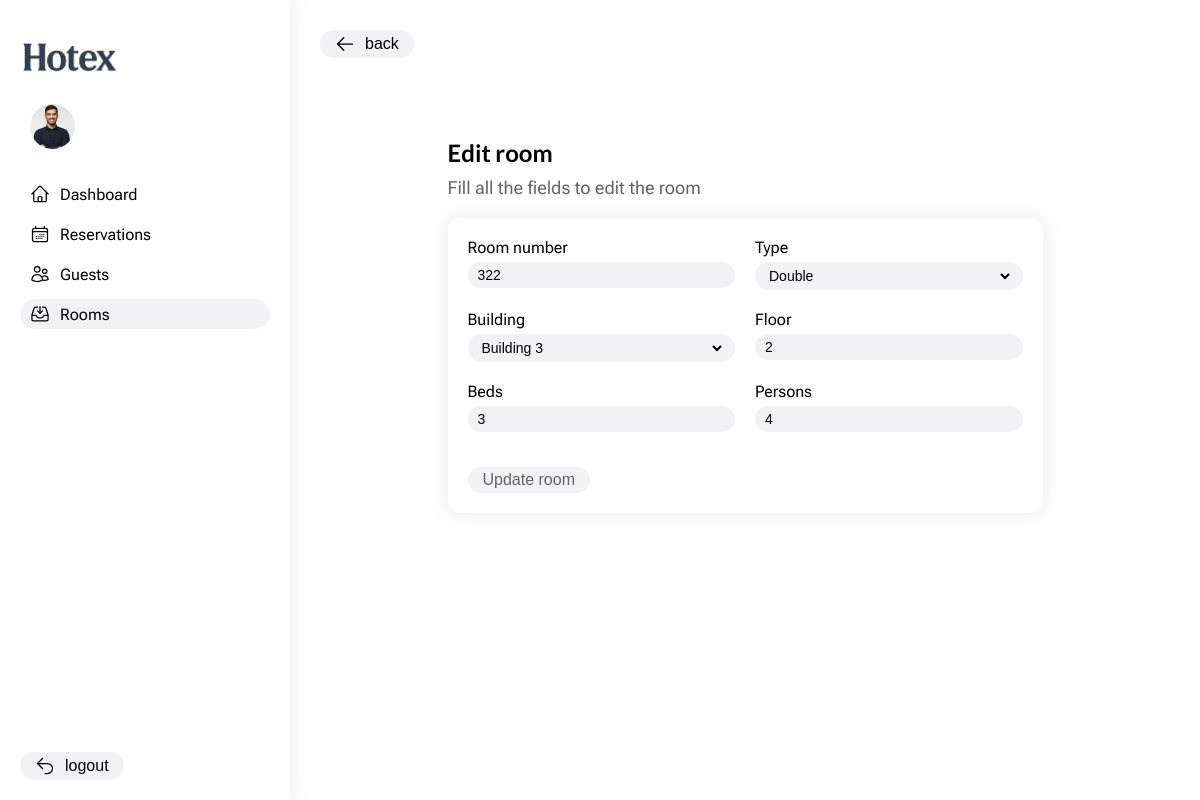
The app's page /rooms/edit/12 with its own data.
### hotex_app/models.py (models this page shows, shortened)
class Room(models.Model):
  objects = models.Manager()
  id = models.AutoField(primary_key=True)
  number = models.CharField(max_length=100)
  type = models.CharField(max_length=10, choices=room_types)
  building = models.ForeignKey(Building, on_delete=models.CASCADE)
  floor = models.IntegerField(default=1)
  beds = models.IntegerField(default=1)
  persons = models.IntegerField(default=2)

### hotex_app/views/rooms.py (the view)
def update_room(request, room_id):
  room = Room.objects.get(id=room_id)
  form = RoomForm()
  form.fields['id'].initial = room.id
  form.fields['number'].initial = room.number
  form.fields['type'].initial = room.type
  form.fields['building'].initial = room.building
  form.fields['floor'].initial = room.floor
  form.fields['persons'].initial = room.persons
  form.fields['beds'].initial = room.beds
  return render(
    request,
    'forms/room_form.html',
    {
      'user': request.user,
      'title': 'Edit Room',
      'current_path': request.path,
      'form': form,
      'room': room
    })

### hotex_app/models.py (called while the page is built)
  def __str__(self):
    return self.name

### hotex_app/templates/forms/room_form.html (shortened to what this page needs)
{% extends 'layout.html' %}
{% load static %}
{% block styles %}
    <link rel="stylesheet" href="{% static 'css/rooms.css' %}">
{% endblock %}
{% block content %}
    <main class="add_room_content">
    {% include 'blocks/back_button.html' %}
        <div class="form_wrapper">
            <h1 class="title">
                {% if room %}Edit{% else %}Add a{% endif %} room
            </h1>
            <p class="subtitle">
                Fill all the fields to {% if room %}edit the{% else %}add a new{% endif %} room
            </p>
            <form method="post" class="form" action="{% if room %}{% url 'update-room' room.id %}{% else %}{% url 'save-room' %}{% endif %}">
                <div class="form__inputs_row">
                    <div class="form__input">
                        <label for="room_number">Room number</label>
                        <div class="input">
                            {{ form.number }}
                        </div>
                    </div>
                    <div class="form__input">
                        <label for="room_number">Type</label>
                        <div class="input">
                            {{ form.type }}
                        </div>
                    </div>
                </div>
                <div class="form__inputs_row">
                    <div class="form__input">
                        <label for="room_number">Building</label>
                        <div class="input">
                            {{ form.building }}
                        </div>
                    </div>
                    <div class="form__input">
                        <label for="room_number">Floor</label>
                        <div class="input">
                            {{ form.floor }}
                        </div>
                    </div>
                </div>
                <div class="form__inputs_row">
                    <div class="form__input">
                        <label for="room_number">Beds</label>
                        <div class="input">
                            {{ form.beds }}
                        </div>
                    </div>
                    <div class="form__input">
                        <label for="room_number">Persons</label>
                        <div class="input">
                            {{ form.persons }}
                        </div>
                    </div>
                </div>
                <button type="submit" class="button">
                    {% if room %}Update room{% else %}Add room{% endif %}
                </button>
            </form>
        </div>
    </main>
{% endblock %}

### hotex_app/static/css/main.css (style rules this page uses)
* { margin: 0; padding: 0; box-sizing: border-box; text-decoration: none; color: black; }
:root { font-family: "Segoe UI", Tahoma, sans-serif; --main-color: #f0f0f0; --color-gray: #949494; --color-light-gray: rgb(242, 242, 244); --color-dark-gray: rgb(100, 100, 100); --color-light-blue: rgb(240, 240, 255); --color-dark-blue: rgb(100, 100, 255); --color-light-red: rgb(255, 240, 240); --color-dark-red: rgb(255, 100, 100); --color-light-green: rgb(240, 255, 240); --color-dark-green: rgb(58, 133, 58); --color-green: rgb(58, 133, 58); --color-light-yellow: rgb(255, 245, 240); --color-dark-yellow: rgb(255, 170, 100); }
body { display: flex; overflow: hidden; font-family: 'Roboto Flex', sans-serif; }
h1, h2, h3, h4, h5, h6 { font-family: 'Lato', serif; }
main { overflow: auto; }
.title { font-weight: 600; margin-bottom: 25px; font-size: 24px; }
.subtitle { font-weight: 400; font-size: 18px; color: var(--color-dark-gray); margin-bottom: 10px; }
.input { display: flex; align-items: center; gap: 10px; padding: 5px 10px; border-radius: 999px; background-color: var(--color-light-gray); width: fit-content; }
.input__field { border: none; outline: none; background: transparent; font-size: 14px; }
.button { display: flex; align-items: center; justify-content: center; gap: 10px; border: none; cursor: pointer; background-color: var(--color-light-gray); color: var(--color-dark-gray); font-size: 16px; font-weight: 500; width: fit-content; padding: 4px 15px; border-radius: 999px; }
.form_wrapper { width: 70%; margin: 0 auto; }
.form_wrapper .title { margin: 80px 0 10px; }
.form { background-color: white; border-radius: 12px; margin: 20px auto 0; padding: 20px; overflow-y: auto; box-shadow: 0 0 20px rgba(0, 0, 0, 0.1); }
.form .button { margin-top: 15px; }
.form__input { display: flex; flex-direction: column; margin-bottom: 20px; gap: 5px; }
.form__inputs_row { display: flex; gap: 20px; }
.form__inputs_row .form__input { flex: 1; }
.form__input .input, .input .input__field { width: 100%; }

### hotex_app/static/css/rooms.css (style rules this page uses)
.add_room_content { flex: 1; display: flex; flex-direction: column; height: 100vh; padding: 30px; }
.form .button { margin-top: 15px; }

### records on screen
Room: number "322", type "Double", building "Building 3", floor "2", beds "3", persons "4"
